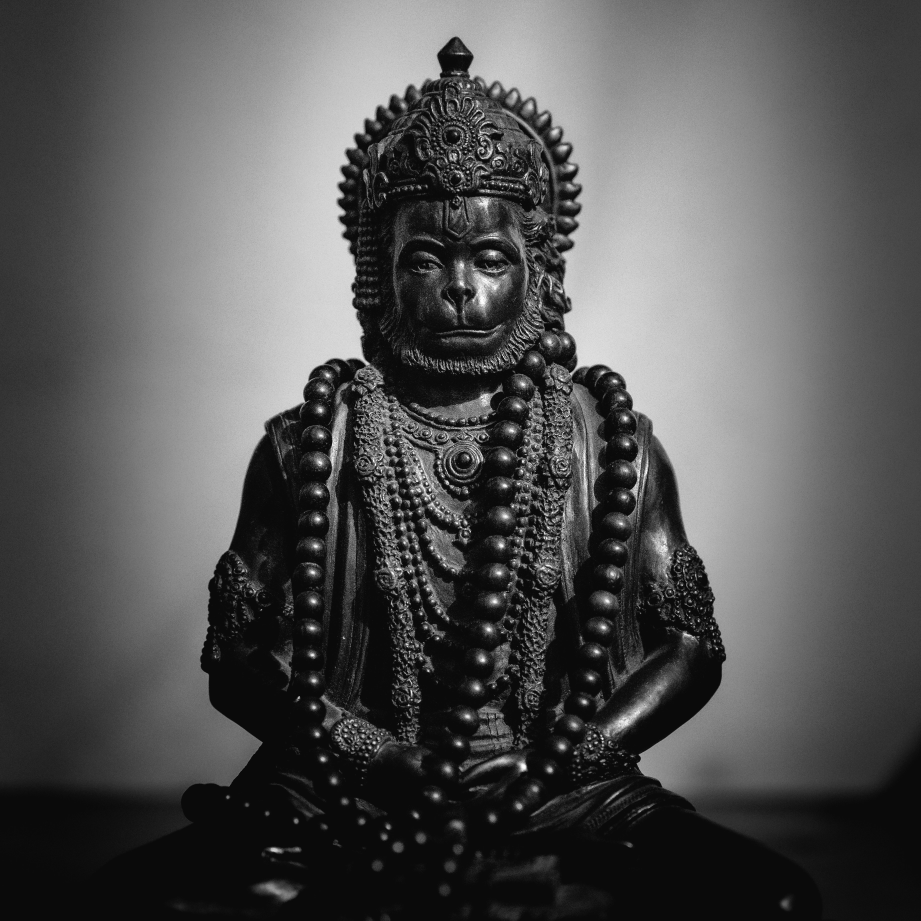
#> input picture 04_Histogram/image.jpg, 3684 x 3684 px, found by its file name (shown at 1/4 size)
$ python program.py
#> lines starting #> are read from the running program, lines starting #| are printed output that depends on the picture; after the words box and inside, x2 and y2 are one past the last pixel; in counts of white or black regions, pixels touching at a corner belong together
import cv2
import numpy as np

# Image read
img = cv2.imread("04_Histogram/image.jpg", cv2.IMREAD_GRAYSCALE)
#> img is the input picture: shape (3684, 3684); min 0, max 255, mean 83.5

if img is None:
    print("Image load nahi hui, path check karo")
else:
    # Histogram calculate
    hist = cv2.calcHist([img], [0], None, [256], [0, 256])
#> hist = 256 values, max 1770285 at index 10, min 514 at index 245, mean 53015.1

    # Histogram  normalize
    hist = cv2.normalize(hist, hist, 0, 400, cv2.NORM_MINMAX)
#> hist = 256 values, max 400 at index 10, min 1.72e-09 at index 245, mean 11.87

    # Blank white canvas
    hist_img = np.full((400, 256), 255, dtype=np.uint8)

    for x in range(256):
        cv2.line(hist_img, (x, 400), (x, 400 - int(hist[x])), 0, 1)
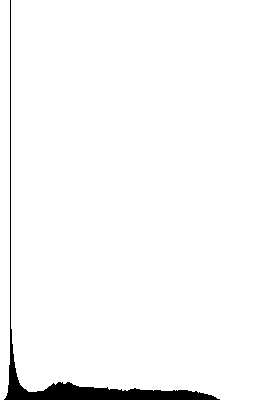
#> hist_img: shape (400, 256); 97.1% white; 1 black region, box (x1, y1, x2, y2) and area: (4, 0, 220, 400) 2925

    # Save
    cv2.imwrite("output_gray.jpg", img)
    cv2.imwrite("output_histogram.jpg", hist_img)


    cv2.imshow("Original", img)
    cv2.imshow("Histogram", hist_img)
    cv2.waitKey(0)
    cv2.destroyAllWindows()
